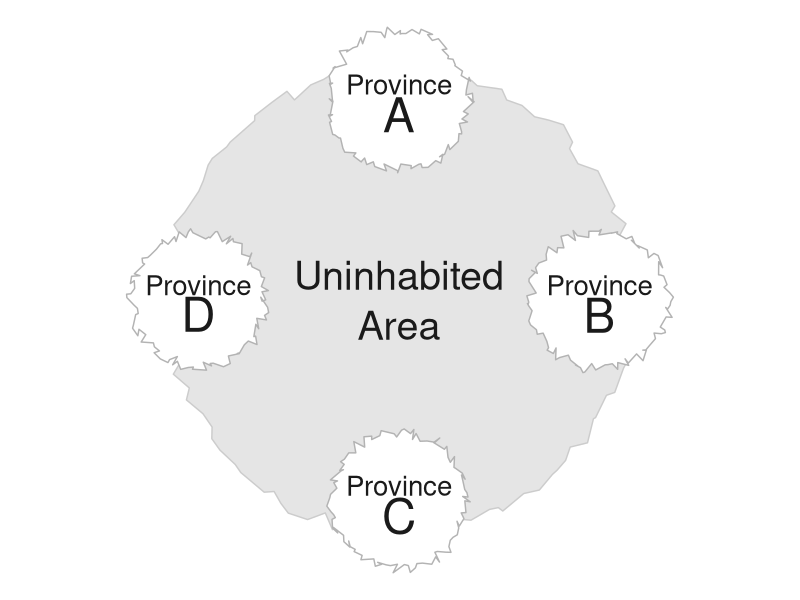
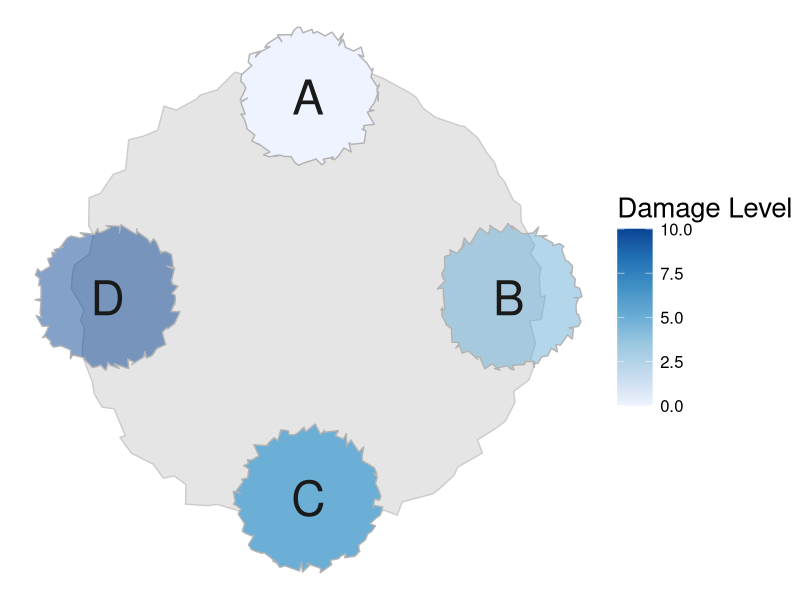
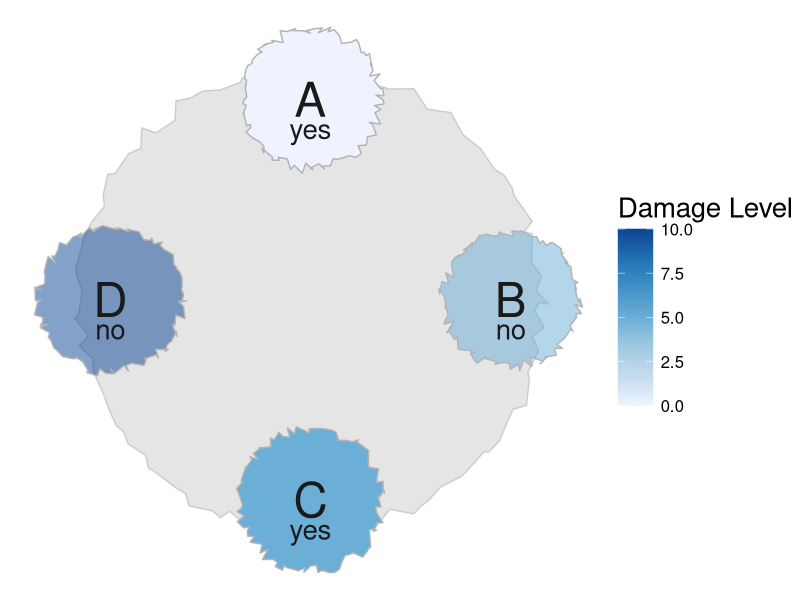
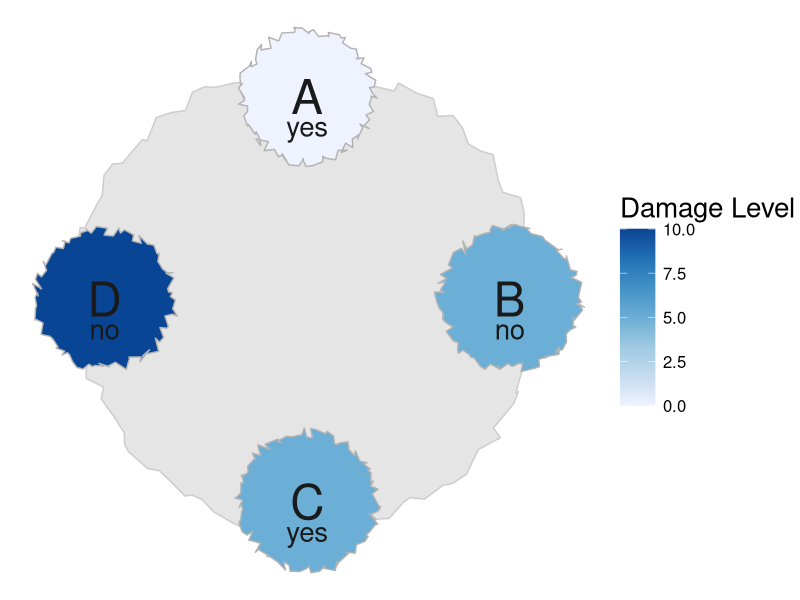
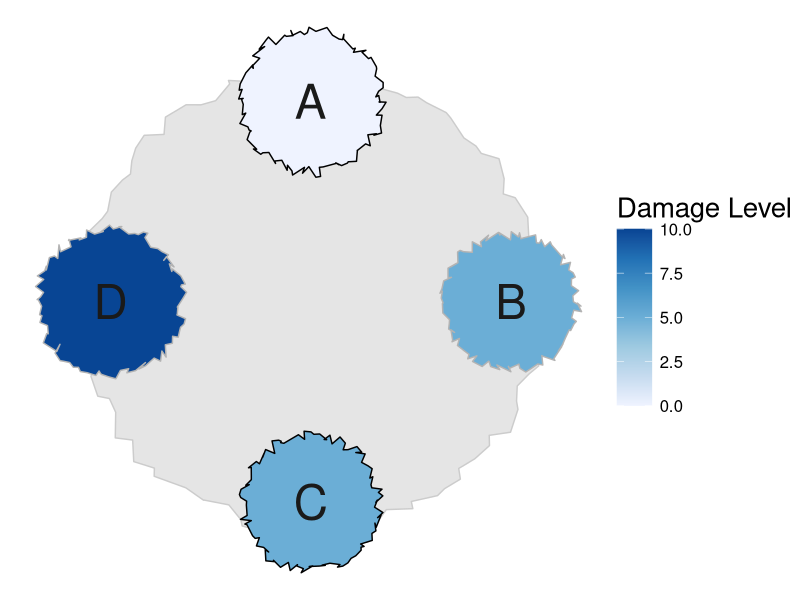
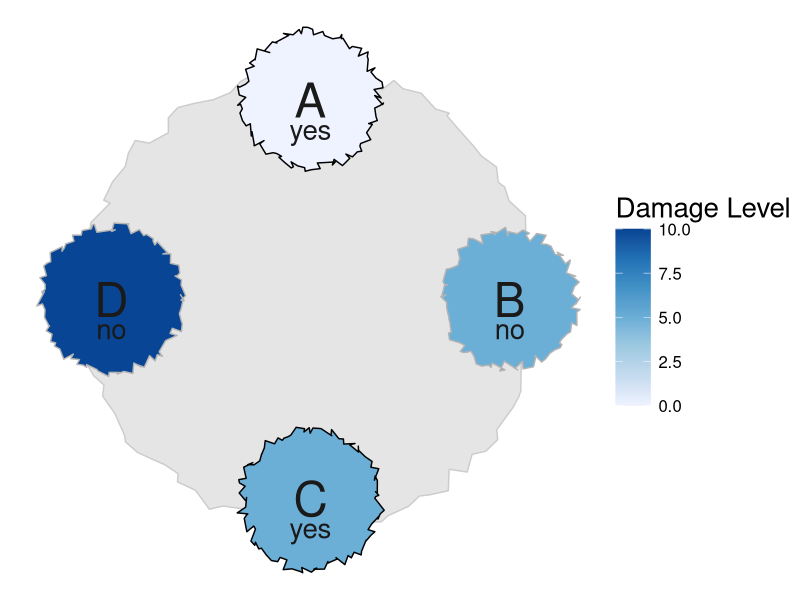
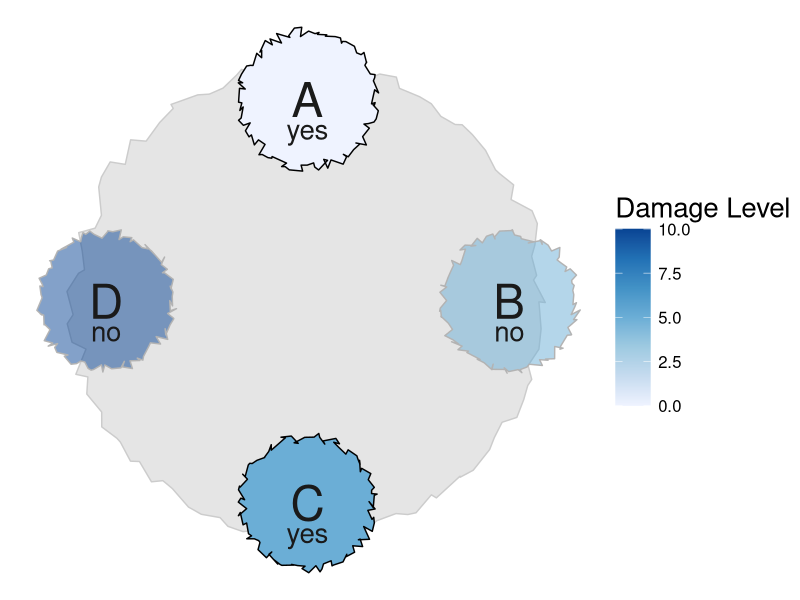

These figures' R source, in order:
library(tidyverse)
library(RColorBrewer)
library(viridis)
library(here)
library(cowplot)

###CIRCLE GENERATION###
#Helper functions
generate_circle <- function(radius) {
  num_points <- 100  # Number of points along the circle
  angles <- seq(0, 2 * pi, length.out = num_points)
  
  circle <- data.frame(
    x = radius * cos(angles),
    y = radius * sin(angles)
  )
  
  return(circle)
}

add_deviation_to_circle <- function(circle, deviation_factor = 0.05) {
  deviation_x <- runif(nrow(circle), -deviation_factor, deviation_factor)
  deviation_y <- runif(nrow(circle), -deviation_factor, deviation_factor)
  circle$x <- circle$x + deviation_x
  circle$y <- circle$y + deviation_y
  return(circle)
}

adjust_perimeter <- function(circle, target_perimeter) {
  perimeter <- sum(sqrt(diff(circle$x)^2 + diff(circle$y)^2))
  scale_factor <- target_perimeter / perimeter
  circle$x <- circle$x * scale_factor
  circle$y <- circle$y * scale_factor
  return(circle)
}

#Call this function to generate circle!
base_circle <- function(radius, target_perimeter, deviation_factor) {
  circle <- generate_circle(radius)
  circle <- add_deviation_to_circle(circle, deviation_factor)
  circle <- adjust_perimeter(circle, target_perimeter)
  return(circle)
}

#Polygon rotation helper function
rot <- function(df, angle_deg) {
  angle_rad <- angle_deg * (pi / 180)
  
  df_rotated <- df |>
    mutate(
      x_rot = x * cos(angle_rad) - y * sin(angle_rad),
      y_rot = x * sin(angle_rad) + y * cos(angle_rad),
      x = x_rot, 
      y = y_rot
    )
  
  return(df_rotated)
}

###MAP CREATION###
create_map = function(starting_angle, idx) {
  #Declare polygon objects
  obj1 <- base_circle(.7, 3.4, .055)
  obj2 <- base_circle(.7, 3.4, .055)
  obj3 <- base_circle(.7, 3.4, .055)
  obj4 <- base_circle(.7, 3.4, .055)
  
  #Establish map-wise rotation
  first_obj_rad = (starting_angle * pi/180) + (9*pi)/2
  second_obj_rad = first_obj_rad + (3*pi)/2 
  third_obj_rad = first_obj_rad + (2*pi)/2
  fourth_obj_rad = first_obj_rad + (pi)/2
  
  #Calculate end-goal center coordinates of each polygon
  cntr1_x = cos(first_obj_rad)
  cntr1_y = sin(first_obj_rad)
  cntr2_x = cos(second_obj_rad)
  cntr2_y = sin(second_obj_rad)
  cntr3_x = cos(third_obj_rad)
  cntr3_y = sin(third_obj_rad)
  cntr4_x = cos(fourth_obj_rad)
  cntr4_y = sin(fourth_obj_rad)
  
  #Translating polygons to formerly-calculated center coordinates
  coords1 <- obj1 |>
    mutate(x = x + cntr1_x,
           y = y + cntr1_y,
           damage = 0,
           yes_no = 0)
  coords2 <- obj2 |>
    mutate(x = x + cntr2_x,
           y = y + cntr2_y,
           damage = 5, 
           yes_no = 1)
  coords3 <- obj3 |>
    mutate(x = x + cntr3_x,
           y = y + cntr3_y, 
           damage = 5, 
           yes_no = 0)
  coords4 <- obj4 |>
    mutate(x = x + cntr4_x,
           y = y + cntr4_y, 
           damage = 10, 
           yes_no = 1)
  
  #Create label overlay with polygon center coordinates
  #Adding rotation from rot() function to label coordinates
  labels <- data.frame(
    text = c("A", "B", "C", "D"),
    x = c(cntr1_x, cntr2_x, cntr3_x, cntr4_x),
    y = c(cntr1_y, cntr2_y, cntr3_y, cntr4_y))
  #For base map, extra Province label
  province_lab <- data.frame(
    text = c("Province", "Province", "Province", "Province"),
    x = c(cntr1_x, cntr2_x, cntr3_x, cntr4_x),
    y = c(cntr1_y +.075, cntr2_y + .075, cntr3_y + .075, cntr4_y + .075)
  )
  
  #Circle qualities pre-selected based on visual salience
  circle <- base_circle(1.6, 8, .055) 
  
  uninhabited <- data.frame(text = c("Uninhabited", "Area"), x = c(0, 0), y = c(0.125, -0.125))
  yes_no <- data.frame(
    text = c("yes", "no", 'yes', 'no'), 
    x =  c(cntr1_x, cntr2_x, cntr3_x, cntr4_x), 
    y = c(cntr1_y - .15, cntr2_y - .15, cntr3_y - .15, cntr4_y - .15))
  
  #Plot, store to object
  if (idx == 0) {
    labels['y'] <- c(cntr1_y - .075, cntr2_y - 0.075, cntr3_y - 0.075, cntr4_y - 0.07)
    
    map <- ggplot() +
      geom_polygon(circle, mapping = aes(x = x, y = y), fill = "grey90", color = "grey80") +
      geom_polygon(data = coords1, aes(x = x, y = y), fill = "white", color  = "grey70") +
      geom_polygon(data = coords2, aes(x = x, y = y), fill = "white", color = "grey70") +
      geom_polygon(data = coords3, aes(x = x, y = y), fill = "white", color = "grey70") +
      geom_polygon(data = coords4, aes(x = x, y = y), fill = "white", color = "grey70") +
      geom_text(data = labels, aes(x = x, y = y, label = text), color = "grey10", size = 12) +
      geom_text(data = province_lab, aes(x = x, y = y, label = text), color = "grey10", size = 7) +
      geom_text(data = uninhabited, aes(x = x, y = y, label = text), color = "grey10", size = 10) +
      coord_fixed()
  } else if (idx == 1) {
    map <- ggplot() +
      geom_polygon(circle, mapping = aes(x = x, y = y), fill = "grey90", color = "grey80") +
      geom_polygon(data = coords1, aes(x = x, y = y, fill = damage), color  = "black") +
      geom_polygon(data = coords2, aes(x = x, y = y, fill = damage), color = "grey70") +
      geom_polygon(data = coords3, aes(x = x, y = y, fill = damage), color = "black") +
      geom_polygon(data = coords4, aes(x = x, y = y, fill = damage), color = "grey70") +
      geom_text(data = labels, aes(x = x, y = y, label = text), color = "grey10", size = 12) +
      scale_fill_distiller(direction = 1, palette = "Blues", limits = c(0, 10)) + 
      coord_fixed()
  } else if (idx == 2) {
    map <- ggplot() +
      geom_polygon(circle, mapping = aes(x = x, y = y), fill = "grey90", color = "grey80") +
      geom_polygon(data = coords1, aes(x = x, y = y, fill = damage), alpha = 1, color  = "grey70") +
      geom_polygon(data = coords2, aes(x = x, y = y, fill = damage), alpha = .5, color = "grey70") +
      geom_polygon(data = coords3, aes(x = x, y = y, fill = damage), alpha = 1, color = "grey70") +
      geom_polygon(data = coords4, aes(x = x, y = y, fill = damage), alpha = .5, color = "grey70") +
      geom_text(data = labels, aes(x = x, y = y, label = text), color = "grey10", size = 12) +
      scale_fill_distiller(direction = 1, palette = "Blues", limits = c(0, 10)) +
      guides(alpha = "none") +
      coord_fixed()
  } else if (idx == 3) {
    map <- ggplot() +
      geom_polygon(circle, mapping = aes(x = x, y = y), fill = "grey90", color = "grey80") +
      geom_polygon(data = coords1, aes(x = x, y = y, fill = damage), alpha = 1, color  = "grey70") +
      geom_polygon(data = coords2, aes(x = x, y = y, fill = damage), alpha = .5, color = "grey70") +
      geom_polygon(data = coords3, aes(x = x, y = y, fill = damage), alpha = 1, color = "grey70") +
      geom_polygon(data = coords4, aes(x = x, y = y, fill = damage), alpha = .5, color = "grey70") +
      geom_text(data = labels, aes(x = x, y = y, label = text), color = "grey10", size = 12) +
      geom_text(data = yes_no, aes(x = x, y = y, label = text), color = "grey10", size = 7) +
      scale_fill_distiller(direction = 1, palette = "Blues", limits = c(0, 10)) +
      guides(alpha = "none") +
      coord_fixed()
  } else if (idx == 5) {
    map <- ggplot() +
      geom_polygon(circle, mapping = aes(x = x, y = y), fill = "grey90", color = "grey80") +
      geom_polygon(data = coords1, aes(x = x, y = y, fill = damage), color  = "black") +
      geom_polygon(data = coords2, aes(x = x, y = y, fill = damage), color = "grey70") +
      geom_polygon(data = coords3, aes(x = x, y = y, fill = damage), color = "black") +
      geom_polygon(data = coords4, aes(x = x, y = y, fill = damage), color = "grey70") +
      geom_text(data = labels, aes(x = x, y = y, label = text), color = "grey10", size = 12) +
      geom_text(data = yes_no, aes(x = x, y = y, label = text), color = "grey10", size = 7) +
      scale_fill_distiller(direction = 1, palette = "Blues", limits = c(0, 10)) +
      coord_fixed() 
  } else if (idx == 6) {
    map <- ggplot() +
      geom_polygon(circle, mapping = aes(x = x, y = y), fill = "grey90", color = "grey80") +
      geom_polygon(data = coords1, aes(x = x, y = y, fill = damage), alpha = 1, color  = "black") +
      geom_polygon(data = coords2, aes(x = x, y = y, fill = damage), alpha = .5, color = "grey70") +
      geom_polygon(data = coords3, aes(x = x, y = y, fill = damage), alpha = 1, color = "black") +
      geom_polygon(data = coords4, aes(x = x, y = y, fill = damage), alpha = .5, color = "grey70") +
      geom_text(data = labels, aes(x = x, y = y, label = text), color = "grey10", size = 12) +
      geom_text(data = yes_no, aes(x = x, y = y, label = text), color = "grey10", size = 7) +
      scale_fill_distiller(direction = 1, palette = "Blues", limits = c(0, 10)) +
      coord_fixed() 
  } else {
      map <- ggplot() +
        geom_polygon(circle, mapping = aes(x = x, y = y), fill = "grey90", color = "grey80") +
        geom_polygon(data = coords1, aes(x = x, y = y, fill = damage), color  = "grey70") +
        geom_polygon(data = coords2, aes(x = x, y = y, fill = damage), color = "grey70") +
        geom_polygon(data = coords3, aes(x = x, y = y, fill = damage), color = "grey70") +
        geom_polygon(data = coords4, aes(x = x, y = y, fill = damage), color = "grey70") +
        geom_text(data = labels, aes(x = x, y = y, label = text), color = "grey10", size = 12) +
        geom_text(data = yes_no, aes(x = x, y = y, label = text), color = "grey10", size = 7) +
        scale_fill_distiller(direction = 1, palette = "Blues", limits = c(0, 10)) +
        coord_fixed() 
  }

  #Add void theme to eliminate grid lines, axes, etc. 
  map <- map +
    theme_void() +  
    theme(plot.background = element_rect(fill = "white", color = NA),
          legend.key.size = unit(.9, 'cm'), 
          legend.text = element_text(size = 12), 
          legend.title = element_text(size = 20)) +
    labs(fill = "Damage Level")
  return(map)
}

blank_base <- create_map(0, 0) 
grayed_map <- create_map(0, 2) 
grayed_and_labeled_map <- create_map(0,3)
labeled_map <- create_map(0, 7)
outlined_map <- create_map(0,1)
outlined_and_labeled_map <- create_map(0,5)
outline_gray_label_map <- create_map(0,6)

path <- here("map_plots", "blank_base", "blank_example_basemap.png") 
ggsave(path, plot = blank_base, width = 10, height = 8, dpi = 300)

grayed_path <- here("map_plots", "vote_prototypes", "grayed_votes.png") 
ggsave(grayed_path, plot = grayed_map, width = 10, height = 8, dpi = 300)

gray_label_path <- here("map_plots", "vote_prototypes", "grayed_labeled_votes.png") 
ggsave(gray_label_path, plot = grayed_and_labeled_map, width = 10, height = 8, dpi = 300)

label_path <- here("map_plots", "vote_prototypes", "labeled_votes.png") 
ggsave(label_path, plot = labeled_map, width = 10, height = 8, dpi = 300)

outline_path <- here("map_plots", "vote_prototypes", "outlined_votes.png") 
ggsave(outline_path, plot = outlined_map, width = 10, height = 8, dpi = 300)

outline_label_path <- here("map_plots", "vote_prototypes", "outlined_labeled_votes.png") 
ggsave(outline_label_path, plot = outlined_and_labeled_map, width = 10, height = 8, dpi = 300)

outline_gray_label_path <- here("map_plots", "vote_prototypes", "outlined_labeled_grayed_votes.png") 
ggsave(outline_gray_label_path, plot = outline_gray_label_map, width = 10, height = 8, dpi = 300)
